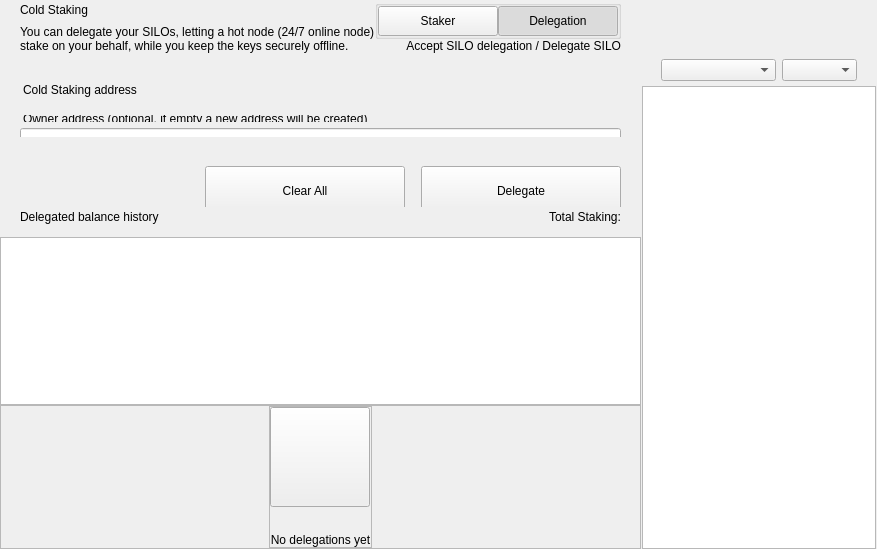
<?xml version="1.0" encoding="UTF-8"?>
<ui version="4.0">
 <class>ColdStakingWidget</class>
 <widget class="QWidget" name="ColdStakingWidget">
  <property name="geometry">
   <rect>
    <x>0</x>
    <y>0</y>
    <width>629</width>
    <height>549</height>
   </rect>
  </property>
  <property name="windowTitle">
   <string>Form</string>
  </property>
  <layout class="QHBoxLayout" name="horizontalLayout_1" stretch="2,1">
   <property name="spacing">
    <number>0</number>
   </property>
   <property name="leftMargin">
    <number>0</number>
   </property>
   <property name="topMargin">
    <number>0</number>
   </property>
   <property name="rightMargin">
    <number>0</number>
   </property>
   <property name="bottomMargin">
    <number>0</number>
   </property>
   <item>
    <widget class="QWidget" name="left" native="true">
     <layout class="QVBoxLayout" name="verticalLayout_3">
      <property name="leftMargin">
       <number>0</number>
      </property>
      <property name="topMargin">
       <number>0</number>
      </property>
      <property name="rightMargin">
       <number>0</number>
      </property>
      <property name="bottomMargin">
       <number>0</number>
      </property>
      <item>
       <layout class="QVBoxLayout" name="verticalLayout_2">
        <property name="spacing">
         <number>0</number>
        </property>
        <item>
         <layout class="QVBoxLayout" name="verticalLayoutTop">
          <property name="spacing">
           <number>0</number>
          </property>
          <property name="leftMargin">
           <number>0</number>
          </property>
          <property name="rightMargin">
           <number>0</number>
          </property>
          <item>
           <widget class="QWidget" name="containerTitle" native="true">
            <property name="sizePolicy">
             <sizepolicy hsizetype="Preferred" vsizetype="Minimum">
              <horstretch>0</horstretch>
              <verstretch>0</verstretch>
             </sizepolicy>
            </property>
            <property name="maximumSize">
             <size>
              <width>16777215</width>
              <height>100</height>
             </size>
            </property>
            <layout class="QHBoxLayout" name="containerTitleLayout">
             <property name="spacing">
              <number>0</number>
             </property>
             <property name="leftMargin">
              <number>20</number>
             </property>
             <property name="topMargin">
              <number>0</number>
             </property>
             <property name="rightMargin">
              <number>20</number>
             </property>
             <property name="bottomMargin">
              <number>0</number>
             </property>
             <item>
              <layout class="QVBoxLayout" name="verticalLayout11">
               <property name="spacing">
                <number>5</number>
               </property>
               <item>
                <widget class="QLabel" name="labelTitle">
                 <property name="text">
                  <string>Cold Staking</string>
                 </property>
                </widget>
               </item>
               <item>
                <widget class="QLabel" name="labelSubtitle1">
                 <property name="maximumSize">
                  <size>
                   <width>16777215</width>
                   <height>16777215</height>
                  </size>
                 </property>
                 <property name="text">
                  <string>You can delegate your SILOs, letting a hot node (24/7 online node)
stake on your behalf, while you keep the keys securely offline.</string>
                 </property>
                </widget>
               </item>
              </layout>
             </item>
             <item>
              <spacer name="horizontalSpacer">
               <property name="orientation">
                <enum>Qt::Horizontal</enum>
               </property>
               <property name="sizeHint" stdset="0">
                <size>
                 <width>40</width>
                 <height>20</height>
                </size>
               </property>
              </spacer>
             </item>
             <item>
              <widget class="QWidget" name="containerViewPrivacyChecks" native="true">
               <layout class="QVBoxLayout" name="containerPrivacyChecks">
                <property name="spacing">
                 <number>0</number>
                </property>
                <property name="leftMargin">
                 <number>0</number>
                </property>
                <property name="topMargin">
                 <number>0</number>
                </property>
                <property name="rightMargin">
                 <number>0</number>
                </property>
                <property name="bottomMargin">
                 <number>0</number>
                </property>
                <item alignment="Qt::AlignHCenter|Qt::AlignVCenter">
                 <widget class="QGroupBox" name="groupBox">
                  <property name="title">
                   <string/>
                  </property>
                  <layout class="QHBoxLayout" name="horizontalLayout_2_1">
                   <property name="spacing">
                    <number>0</number>
                   </property>
                   <property name="leftMargin">
                    <number>0</number>
                   </property>
                   <property name="topMargin">
                    <number>0</number>
                   </property>
                   <property name="rightMargin">
                    <number>0</number>
                   </property>
                   <property name="bottomMargin">
                    <number>0</number>
                   </property>
                   <item>
                    <widget class="QPushButton" name="pushLeft">
                     <property name="minimumSize">
                      <size>
                       <width>120</width>
                       <height>30</height>
                      </size>
                     </property>
                     <property name="maximumSize">
                      <size>
                       <width>120</width>
                       <height>30</height>
                      </size>
                     </property>
                     <property name="focusPolicy">
                      <enum>Qt::NoFocus</enum>
                     </property>
                     <property name="text">
                      <string>Staker</string>
                     </property>
                     <property name="checkable">
                      <bool>true</bool>
                     </property>
                     <property name="autoExclusive">
                      <bool>true</bool>
                     </property>
                    </widget>
                   </item>
                   <item>
                    <widget class="QPushButton" name="pushRight">
                     <property name="minimumSize">
                      <size>
                       <width>120</width>
                       <height>30</height>
                      </size>
                     </property>
                     <property name="maximumSize">
                      <size>
                       <width>120</width>
                       <height>30</height>
                      </size>
                     </property>
                     <property name="focusPolicy">
                      <enum>Qt::NoFocus</enum>
                     </property>
                     <property name="text">
                      <string>Delegation</string>
                     </property>
                     <property name="checkable">
                      <bool>true</bool>
                     </property>
                     <property name="checked">
                      <bool>true</bool>
                     </property>
                     <property name="autoExclusive">
                      <bool>true</bool>
                     </property>
                    </widget>
                   </item>
                  </layout>
                 </widget>
                </item>
                <item alignment="Qt::AlignTop">
                 <widget class="QLabel" name="labelSubtitle2">
                  <property name="text">
                   <string>Accept SILO delegation / Delegate SILO</string>
                  </property>
                  <property name="alignment">
                   <set>Qt::AlignRight|Qt::AlignTrailing|Qt::AlignVCenter</set>
                  </property>
                 </widget>
                </item>
               </layout>
              </widget>
             </item>
            </layout>
           </widget>
          </item>
          <item>
           <spacer name="verticalSpacer_2">
            <property name="orientation">
             <enum>Qt::Vertical</enum>
            </property>
            <property name="sizeType">
             <enum>QSizePolicy::Fixed</enum>
            </property>
            <property name="sizeHint" stdset="0">
             <size>
              <width>20</width>
              <height>30</height>
             </size>
            </property>
           </spacer>
          </item>
          <item>
           <widget class="QWidget" name="containerSend" native="true">
            <property name="minimumSize">
             <size>
              <width>0</width>
              <height>50</height>
             </size>
            </property>
            <layout class="QVBoxLayout" name="containerSendRow">
             <property name="spacing">
              <number>6</number>
             </property>
             <property name="leftMargin">
              <number>0</number>
             </property>
             <property name="topMargin">
              <number>0</number>
             </property>
             <property name="rightMargin">
              <number>0</number>
             </property>
             <property name="bottomMargin">
              <number>0</number>
             </property>
             <item>
              <widget class="QLabel" name="labelEditTitle">
               <property name="maximumSize">
                <size>
                 <width>16777215</width>
                 <height>30</height>
                </size>
               </property>
               <property name="styleSheet">
                <string notr="true">padding-left:20px; padding-bottom:3px;</string>
               </property>
               <property name="text">
                <string>Cold Staking address</string>
               </property>
              </widget>
             </item>
             <item>
              <spacer name="verticalSpacer_6">
               <property name="orientation">
                <enum>Qt::Vertical</enum>
               </property>
               <property name="sizeType">
                <enum>QSizePolicy::Fixed</enum>
               </property>
               <property name="sizeHint" stdset="0">
                <size>
                 <width>20</width>
                 <height>9</height>
                </size>
               </property>
              </spacer>
             </item>
             <item>
              <widget class="QWidget" name="containerOwner" native="true">
               <layout class="QVBoxLayout" name="vContainerOwner">
                <property name="spacing">
                 <number>4</number>
                </property>
                <property name="leftMargin">
                 <number>20</number>
                </property>
                <property name="topMargin">
                 <number>0</number>
                </property>
                <property name="rightMargin">
                 <number>20</number>
                </property>
                <property name="bottomMargin">
                 <number>0</number>
                </property>
                <item>
                 <widget class="QLabel" name="labelSubtitleDescription">
                  <property name="maximumSize">
                   <size>
                    <width>16777215</width>
                    <height>20</height>
                   </size>
                  </property>
                  <property name="styleSheet">
                   <string notr="true">margin-bottom:2px;
                   margin-left:0.05px;
                   padding:0px;</string>
                  </property>
                  <property name="text">
                   <string>Owner address (optional, if empty a new address will be created)</string>
                  </property>
                 </widget>
                </item>
                <item>
                 <widget class="QLineEdit" name="lineEditOwnerAddress">
                  <property name="minimumSize">
                   <size>
                    <width>0</width>
                    <height>50</height>
                   </size>
                  </property>
                  <property name="maximumSize">
                   <size>
                    <width>16777215</width>
                    <height>50</height>
                   </size>
                  </property>
                  <property name="styleSheet">
                   <string notr="true"/>
                  </property>
                  <property name="placeholderText">
                   <string>Enter owner address</string>
                  </property>
                 </widget>
                </item>
               </layout>
              </widget>
             </item>
            </layout>
           </widget>
          </item>
         </layout>
        </item>
        <item>
         <spacer name="verticalSpacer_3">
          <property name="orientation">
           <enum>Qt::Vertical</enum>
          </property>
          <property name="sizeType">
           <enum>QSizePolicy::Minimum</enum>
          </property>
          <property name="sizeHint" stdset="0">
           <size>
            <width>20</width>
            <height>20</height>
           </size>
          </property>
         </spacer>
        </item>
        <item>
         <widget class="QWidget" name="containerBtn" native="true">
          <property name="minimumSize">
           <size>
            <width>0</width>
            <height>50</height>
           </size>
          </property>
          <layout class="QHBoxLayout" name="horizontalLayout">
           <property name="rightMargin">
            <number>20</number>
           </property>
           <item>
            <spacer name="horizontalSpacer_2">
             <property name="orientation">
              <enum>Qt::Horizontal</enum>
             </property>
             <property name="sizeHint" stdset="0">
              <size>
               <width>200</width>
               <height>20</height>
              </size>
             </property>
            </spacer>
           </item>
           <item>
            <layout class="QHBoxLayout" name="horizontalLayout_7">
             <item>
              <spacer name="horizontalSpacer_3">
               <property name="orientation">
                <enum>Qt::Horizontal</enum>
               </property>
               <property name="sizeType">
                <enum>QSizePolicy::Expanding</enum>
               </property>
               <property name="sizeHint" stdset="0">
                <size>
                 <width>40</width>
                 <height>20</height>
                </size>
               </property>
              </spacer>
             </item>
             <item>
              <widget class="QPushButton" name="pushButtonClear">
               <property name="minimumSize">
                <size>
                 <width>200</width>
                 <height>50</height>
                </size>
               </property>
               <property name="focusPolicy">
                <enum>Qt::NoFocus</enum>
               </property>
               <property name="text">
                <string>Clear All</string>
               </property>
              </widget>
             </item>
             <item>
              <spacer name="horizontalSpacer_4">
               <property name="orientation">
                <enum>Qt::Horizontal</enum>
               </property>
               <property name="sizeType">
                <enum>QSizePolicy::Fixed</enum>
               </property>
               <property name="sizeHint" stdset="0">
                <size>
                 <width>10</width>
                 <height>20</height>
                </size>
               </property>
              </spacer>
             </item>
             <item>
              <widget class="QPushButton" name="pushButtonSend">
               <property name="minimumSize">
                <size>
                 <width>200</width>
                 <height>50</height>
                </size>
               </property>
               <property name="maximumSize">
                <size>
                 <width>200</width>
                 <height>50</height>
                </size>
               </property>
               <property name="focusPolicy">
                <enum>Qt::NoFocus</enum>
               </property>
               <property name="text">
                <string>Delegate</string>
               </property>
              </widget>
             </item>
            </layout>
           </item>
          </layout>
         </widget>
        </item>
        <item>
         <widget class="QWidget" name="containerHistoryLabel" native="true">
          <layout class="QHBoxLayout" name="horizontalLayout_4">
           <property name="spacing">
            <number>0</number>
           </property>
           <property name="leftMargin">
            <number>20</number>
           </property>
           <property name="topMargin">
            <number>0</number>
           </property>
           <property name="rightMargin">
            <number>20</number>
           </property>
           <property name="bottomMargin">
            <number>0</number>
           </property>
           <item>
            <widget class="QWidget" name="verticalWidget" native="true">
             <property name="minimumSize">
              <size>
               <width>100</width>
               <height>0</height>
              </size>
             </property>
             <layout class="QVBoxLayout" name="verticalLayout_58">
              <property name="leftMargin">
               <number>0</number>
              </property>
              <property name="topMargin">
               <number>0</number>
              </property>
              <property name="rightMargin">
               <number>0</number>
              </property>
              <property name="bottomMargin">
               <number>0</number>
              </property>
              <item>
               <widget class="QLabel" name="labelListHistory">
                <property name="text">
                 <string>Delegated balance history</string>
                </property>
               </widget>
              </item>
             </layout>
            </widget>
           </item>
           <item>
            <spacer name="horizontalSpacer_5">
             <property name="orientation">
              <enum>Qt::Horizontal</enum>
             </property>
             <property name="sizeHint" stdset="0">
              <size>
               <width>40</width>
               <height>20</height>
              </size>
             </property>
            </spacer>
           </item>
           <item>
            <widget class="QLabel" name="labelStakingTotal">
             <property name="text">
              <string>Total Staking:</string>
             </property>
            </widget>
           </item>
          </layout>
         </widget>
        </item>
        <item>
         <layout class="QVBoxLayout" name="verticalLayout_64">
          <property name="spacing">
           <number>0</number>
          </property>
          <item>
           <spacer name="verticalSpacer_44">
            <property name="orientation">
             <enum>Qt::Vertical</enum>
            </property>
            <property name="sizeType">
             <enum>QSizePolicy::Fixed</enum>
            </property>
            <property name="sizeHint" stdset="0">
             <size>
              <width>20</width>
              <height>10</height>
             </size>
            </property>
           </spacer>
          </item>
          <item>
           <widget class="QListView" name="listView">
            <property name="enabled">
             <bool>true</bool>
            </property>
            <property name="mouseTracking">
             <bool>true</bool>
            </property>
           </widget>
          </item>
          <item>
           <widget class="QFrame" name="emptyContainer">
            <property name="minimumSize">
             <size>
              <width>0</width>
              <height>100</height>
             </size>
            </property>
            <property name="frameShape">
             <enum>QFrame::StyledPanel</enum>
            </property>
            <property name="frameShadow">
             <enum>QFrame::Raised</enum>
            </property>
            <layout class="QVBoxLayout" name="verticalLayout_71" stretch="1,8">
             <property name="spacing">
              <number>0</number>
             </property>
             <property name="leftMargin">
              <number>0</number>
             </property>
             <property name="topMargin">
              <number>0</number>
             </property>
             <property name="rightMargin">
              <number>0</number>
             </property>
             <property name="bottomMargin">
              <number>0</number>
             </property>
             <item>
              <spacer name="verticalSpacer">
               <property name="orientation">
                <enum>Qt::Vertical</enum>
               </property>
               <property name="sizeHint" stdset="0">
                <size>
                 <width>20</width>
                 <height>20</height>
                </size>
               </property>
              </spacer>
             </item>
             <item alignment="Qt::AlignHCenter|Qt::AlignVCenter">
              <widget class="QFrame" name="emptyScreen">
               <property name="sizePolicy">
                <sizepolicy hsizetype="Expanding" vsizetype="Expanding">
                 <horstretch>0</horstretch>
                 <verstretch>0</verstretch>
                </sizepolicy>
               </property>
               <property name="frameShape">
                <enum>QFrame::StyledPanel</enum>
               </property>
               <property name="frameShadow">
                <enum>QFrame::Raised</enum>
               </property>
               <layout class="QVBoxLayout" name="verticalLayout">
                <property name="spacing">
                 <number>30</number>
                </property>
                <property name="leftMargin">
                 <number>0</number>
                </property>
                <property name="topMargin">
                 <number>0</number>
                </property>
                <property name="rightMargin">
                 <number>0</number>
                </property>
                <property name="bottomMargin">
                 <number>0</number>
                </property>
                <item alignment="Qt::AlignHCenter|Qt::AlignVCenter">
                 <widget class="QPushButton" name="pushImgEmpty">
                  <property name="minimumSize">
                   <size>
                    <width>100</width>
                    <height>100</height>
                   </size>
                  </property>
                  <property name="maximumSize">
                   <size>
                    <width>100</width>
                    <height>100</height>
                   </size>
                  </property>
                  <property name="focusPolicy">
                   <enum>Qt::NoFocus</enum>
                  </property>
                  <property name="text">
                   <string/>
                  </property>
                  <property name="iconSize">
                   <size>
                    <width>100</width>
                    <height>100</height>
                   </size>
                  </property>
                 </widget>
                </item>
                <item alignment="Qt::AlignHCenter|Qt::AlignVCenter">
                 <widget class="QLabel" name="labelEmpty">
                  <property name="styleSheet">
                   <string notr="true"/>
                  </property>
                  <property name="text">
                   <string>No delegations yet</string>
                  </property>
                  <property name="alignment">
                   <set>Qt::AlignCenter</set>
                  </property>
                 </widget>
                </item>
               </layout>
              </widget>
             </item>
            </layout>
           </widget>
          </item>
         </layout>
        </item>
       </layout>
      </item>
     </layout>
    </widget>
   </item>
   <item>
    <widget class="QWidget" name="right" native="true">
     <layout class="QVBoxLayout" name="rightContainer">
      <property name="spacing">
       <number>0</number>
      </property>
      <property name="leftMargin">
       <number>1</number>
      </property>
      <property name="topMargin">
       <number>0</number>
      </property>
      <property name="rightMargin">
       <number>1</number>
      </property>
      <property name="bottomMargin">
       <number>0</number>
      </property>
      <item>
       <widget class="QWidget" name="containerRightButtons" native="true">
        <property name="minimumSize">
         <size>
          <width>0</width>
          <height>50</height>
         </size>
        </property>
        <layout class="QVBoxLayout" name="verticalLayout_4">
         <property name="leftMargin">
          <number>19</number>
         </property>
         <property name="topMargin">
          <number>0</number>
         </property>
         <property name="rightMargin">
          <number>19</number>
         </property>
         <property name="bottomMargin">
          <number>0</number>
         </property>
         <item>
          <widget class="OptionButton" name="btnCoinControl" native="true">
           <property name="minimumSize">
            <size>
             <width>0</width>
             <height>0</height>
            </size>
           </property>
          </widget>
         </item>
         <item>
          <widget class="OptionButton" name="btnColdStaking" native="true"/>
         </item>
         <item>
          <widget class="OptionButton" name="btnMyStakingAddresses" native="true">
           <property name="sizePolicy">
            <sizepolicy hsizetype="Preferred" vsizetype="Minimum">
             <horstretch>0</horstretch>
             <verstretch>0</verstretch>
            </sizepolicy>
           </property>
          </widget>
         </item>
        </layout>
       </widget>
      </item>
      <item>
       <widget class="QWidget" name="sortWidget" native="true">
        <layout class="QHBoxLayout" name="horizontalLayout_6">
         <property name="leftMargin">
          <number>19</number>
         </property>
         <property name="rightMargin">
          <number>19</number>
         </property>
         <property name="bottomMargin">
          <number>5</number>
         </property>
         <item>
          <spacer name="horizontalSpacer_6">
           <property name="orientation">
            <enum>Qt::Horizontal</enum>
           </property>
           <property name="sizeHint" stdset="0">
            <size>
             <width>40</width>
             <height>20</height>
            </size>
           </property>
          </spacer>
         </item>
         <item>
          <widget class="QComboBox" name="comboBoxSort">
           <property name="sizePolicy">
            <sizepolicy hsizetype="Preferred" vsizetype="Fixed">
             <horstretch>0</horstretch>
             <verstretch>0</verstretch>
            </sizepolicy>
           </property>
           <property name="minimumSize">
            <size>
             <width>115</width>
             <height>0</height>
            </size>
           </property>
          </widget>
         </item>
         <item>
          <widget class="QComboBox" name="comboBoxSortOrder">
           <property name="sizePolicy">
            <sizepolicy hsizetype="Preferred" vsizetype="Fixed">
             <horstretch>0</horstretch>
             <verstretch>0</verstretch>
            </sizepolicy>
           </property>
           <property name="minimumSize">
            <size>
             <width>75</width>
             <height>0</height>
            </size>
           </property>
          </widget>
         </item>
        </layout>
       </widget>
      </item>
      <item>
       <widget class="QListView" name="listViewStakingAddress">
        <property name="enabled">
         <bool>true</bool>
        </property>
        <property name="mouseTracking">
         <bool>true</bool>
        </property>
       </widget>
      </item>
     </layout>
    </widget>
   </item>
  </layout>
 </widget>
 <customwidgets>
  <customwidget>
   <class>OptionButton</class>
   <extends>QWidget</extends>
   <header>qt/seed2need/optionbutton.h</header>
   <container>1</container>
  </customwidget>
 </customwidgets>
 <resources/>
 <connections/>
</ui>
